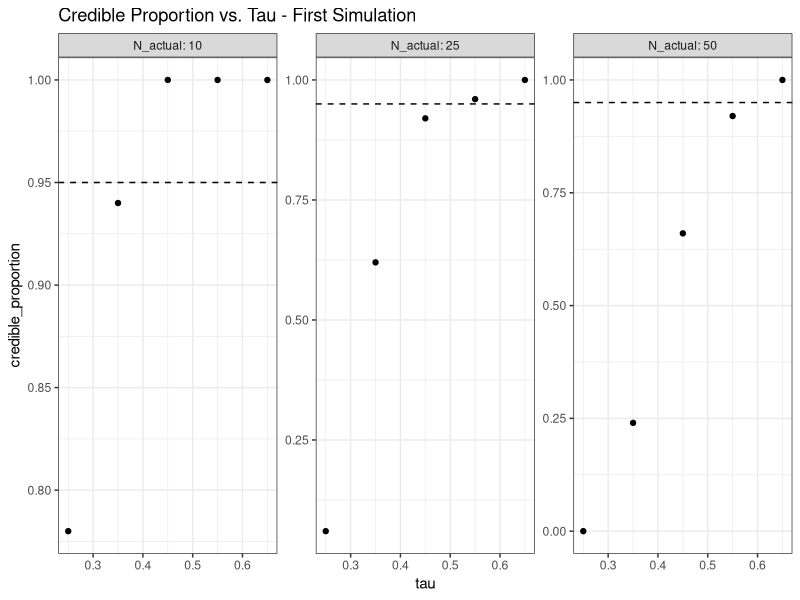
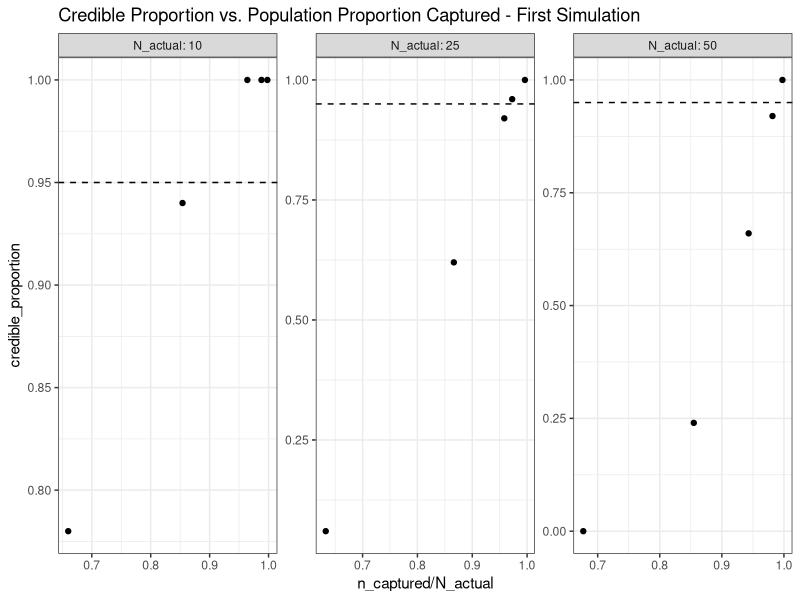
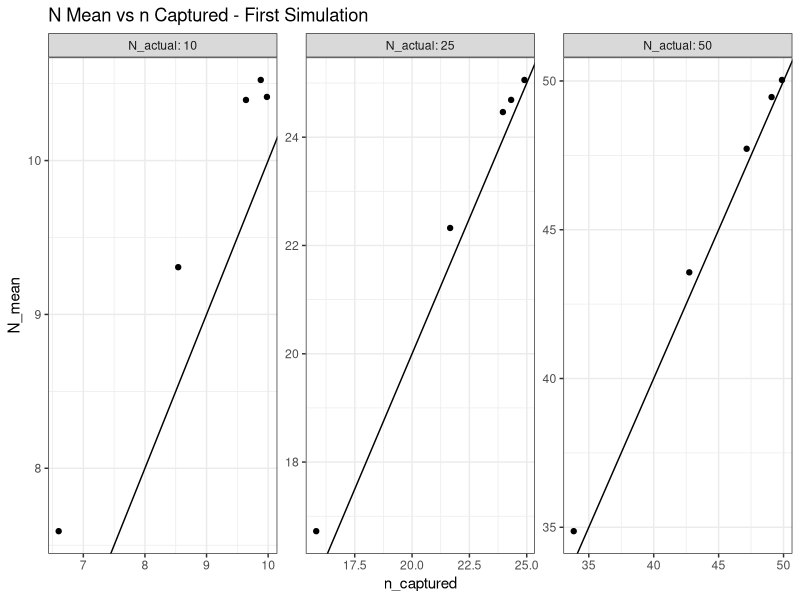
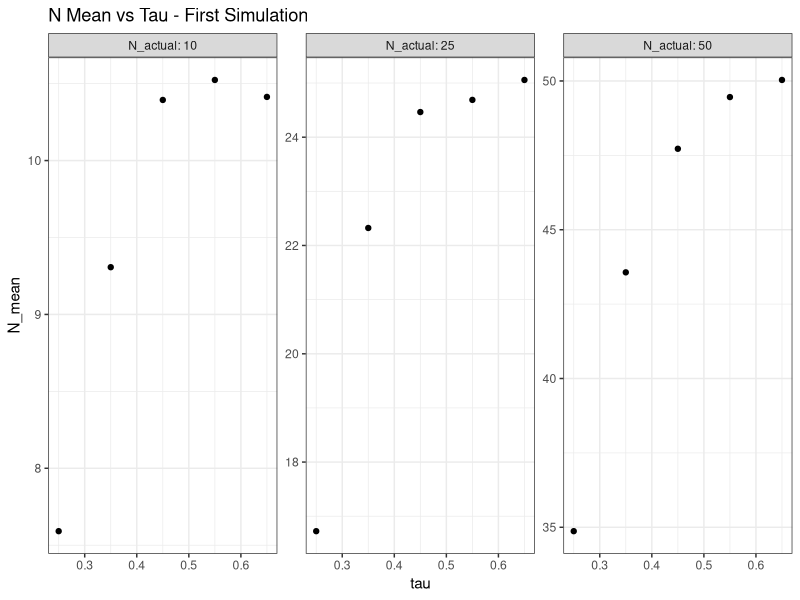
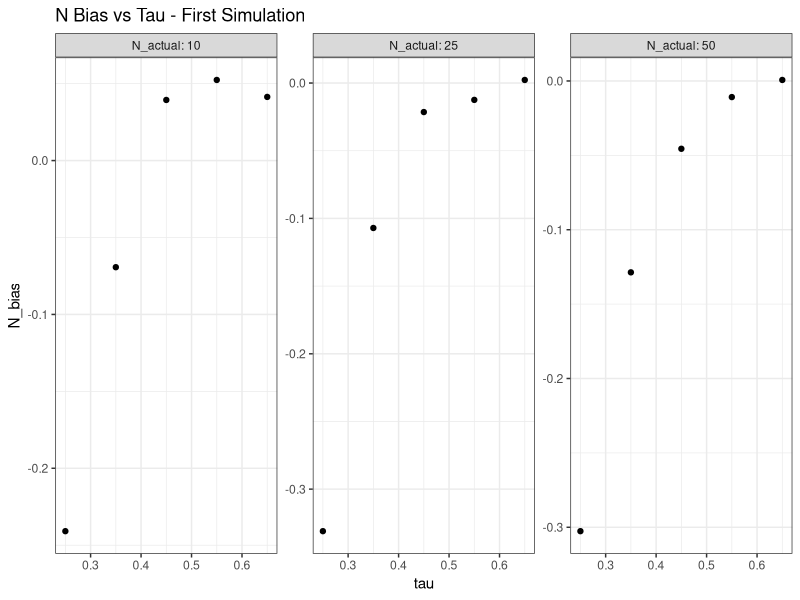
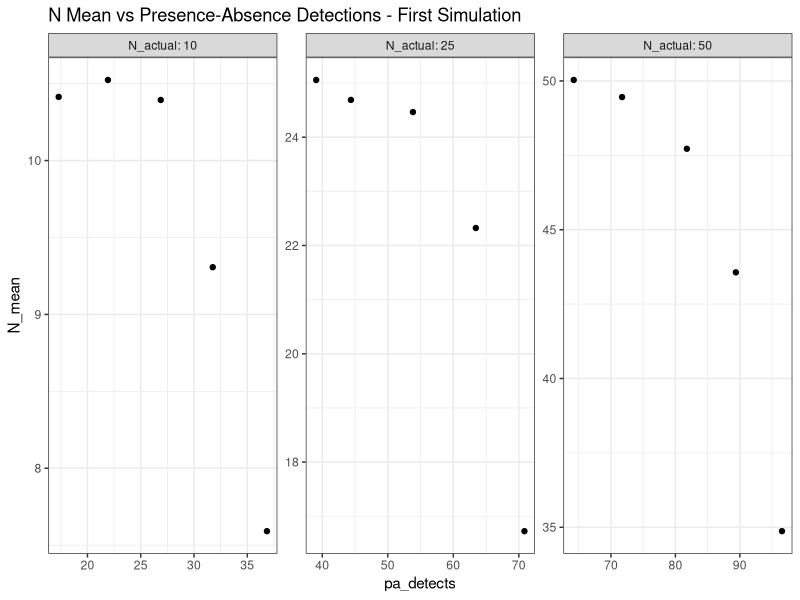
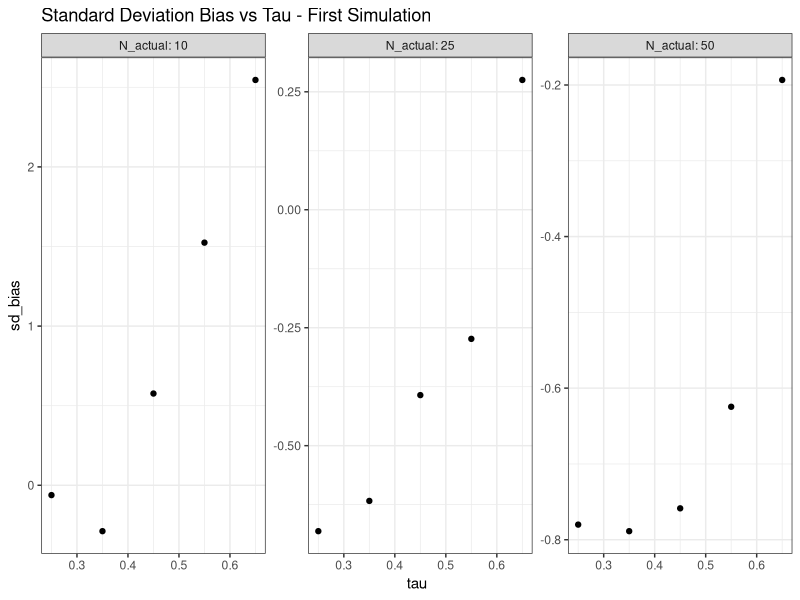
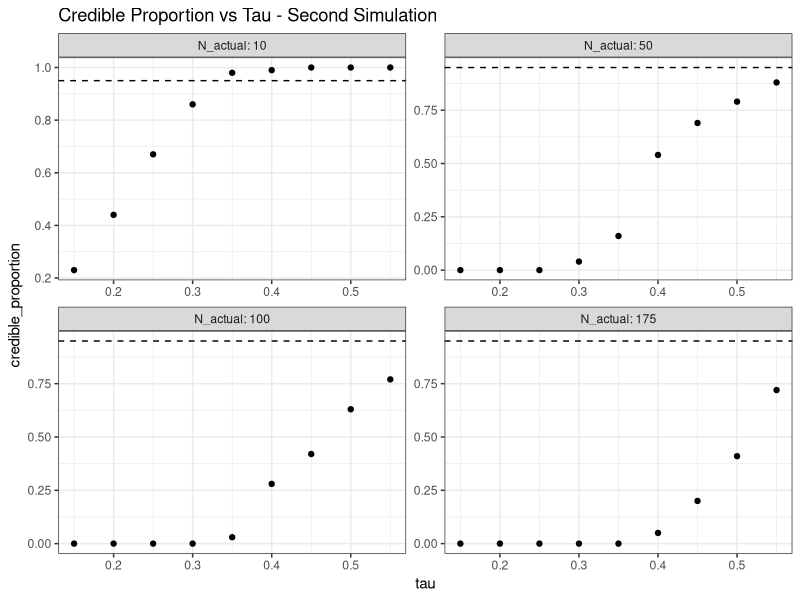

Reproduce these figures in R, in order. (Note: this script raises an error after producing the figures.)
## ---- chunk 1
knitr::opts_chunk$set(echo = FALSE)
knitr::opts_chunk$set(results = "hide")
library(ggplot2)
theme_set(theme_bw())
library(readr)
require(gridExtra)
library(cowplot)
summary_stats_SimStudy4 <- read_csv("summary_stats_SimStudy4.csv")
summary_stats_SimStudy5 <- read_csv("summary_stats_SimStudy5.csv")
summary_stats_SimStudy7 <- read_csv("summary_stats_SimStudy7.csv")
summary_stats_SimStudy8 <- read_csv("summary_stats_SimStudy8ReRun.csv")
summary_stats_SimStudy10 <- read_csv("summary_stats_SimStudy10.csv")
summary_stats_SimStudy12 <- read_csv("summary_stats_SimStudy12.csv")
## ---- chunk 2

ggplot(data = summary_stats_SimStudy4, mapping = aes(x = tau, y = credible_proportion)) +
  geom_point() +
  facet_wrap(vars(N_actual), scales = "free", labeller = label_both) +
  geom_hline(yintercept = 0.95, lty = 2) +
  ggtitle("Credible Proportion vs. Tau - First Simulation")

ggsave("SimStudy4_credible_proportion_vs_tau.png", device = "png")

ggplot(data = summary_stats_SimStudy4, mapping = aes(x = n_captured / N_actual, y = credible_proportion)) +
  geom_point() +
  facet_wrap(vars(N_actual), scales = "free", labeller = label_both) +
  geom_hline(yintercept = 0.95, lty = 2) +
  ggtitle("Credible Proportion vs. Population Proportion Captured - First Simulation")

ggsave("SimStudy4_credible_proportion_vs_pop_prop.png", device = "png")

ggplot(data = summary_stats_SimStudy4, mapping = aes(x = n_captured, y = N_mean)) +
  geom_point() +
  facet_wrap(vars(N_actual), scales = "free", labeller = label_both) +
  geom_abline(slope = 1) +
  ggtitle("N Mean vs n Captured - First Simulation")

ggsave("SimStudy4_N_mean_vs_n_captured.png", device = "png")

ggplot(data = summary_stats_SimStudy4, mapping = aes(x = tau, y = N_mean)) +
  geom_point() +
  facet_wrap(vars(N_actual), scales = "free", labeller = label_both) +
  ggtitle("N Mean vs Tau - First Simulation")
ggsave("SimStudy4_N_mean_vs_tau.png", device = "png")

ggplot(data = summary_stats_SimStudy4, mapping = aes(x = tau, y = N_bias)) +
  geom_point() +
  facet_wrap(vars(N_actual), scales = "free", labeller = label_both) +
  ggtitle("N Bias vs Tau - First Simulation")
ggsave("SimStudy4_N_bias_vs_tau.png", device = "png")

ggplot(data = summary_stats_SimStudy4, mapping = aes(x = pa_detects, y = N_mean)) +
  geom_point() +
  facet_wrap(vars(N_actual), scales = "free", labeller = label_both) +
  ggtitle("N Mean vs Presence-Absence Detections - First Simulation")
ggsave("SimStudy4_N_mean_vs_pa_detects.png", device = "png")

ggplot(data = summary_stats_SimStudy4, mapping = aes(x = tau, y = sd_bias)) +
  geom_point() +
  facet_wrap(vars(N_actual), scales = "free", labeller = label_both) +
  ggtitle("Standard Deviation Bias vs Tau - First Simulation")
ggsave("SimStudy4_sd_bias_vs_tau.png", device = "png")
## ---- chunk 3

SimStudy5 <- subset(summary_stats_SimStudy5, N_actual == 10 | N_actual == 50 | N_actual == 100 | N_actual == 175)

ggplot(data = SimStudy5, mapping = aes(x = tau, y = credible_proportion)) +
  geom_point() +
  facet_wrap(vars(N_actual), scales = "free", labeller = label_both) +
  geom_hline(yintercept = 0.95, lty = 2) +
  ggtitle("Credible Proportion vs Tau - Second Simulation")

ggsave("SimStudy5_credible_proportion_vs_tau.png", device = "png")

ggplot(data = SimStudy5, mapping = aes(x = n_captured / N_actual, y = credible_proportion)) +
  geom_point() +
  facet_wrap(vars(N_actual), scales = "free", labeller = label_both) +
  geom_hline(yintercept = 0.95, lty = 2) +
  ggtitle("Credible Proportion vs Population Proportion Captured - Second Simulation")

ggsave("SimStudy5_credible_proportion_vs_pop_prop.png", device = "png")

ggplot(data = SimStudy5, mapping = aes(x = n_captured, y = N_mean)) +
  geom_point() +
  facet_wrap(vars(N_actual), scales = "free", labeller = label_both) +
  geom_abline(slope = 1) +
  ggtitle("N Mean vs n Captured - Second Simulation")

ggsave("SimStudy5_N_mean_vs_n_captured.png", device = "png")

ggplot(data = SimStudy5, mapping = aes(x = tau, y = N_mean)) +
  geom_point() +
  facet_wrap(vars(N_actual), scales = "free", labeller = label_both) +
  ggtitle("N Mean vs Tau - Second Simulation")
ggsave("SimStudy5_N_mean_vs_tau.png", device = "png")

ggplot(data = SimStudy5, mapping = aes(x = tau, y = N_bias)) +
  geom_point() +
  facet_wrap(vars(N_actual), scales = "free", labeller = label_both) +
  ggtitle("N Bias vs Tau - Second Simulation")
ggsave("SimStudy5_N_bias_vs_tau.png", device = "png")

ggplot(data = SimStudy5, mapping = aes(x = pa_detects, y = N_mean)) +
  geom_point() +
  facet_wrap(vars(N_actual), scales = "free", labeller = label_both) +
  ggtitle("N Mean vs Presence-Absence Detections - Second Simulation")
ggsave("SimStudy5_N_mean_vs_pa_detects.png", device = "png")

ggplot(data = SimStudy5, mapping = aes(x = tau, y = sd_bias)) +
  geom_point() +
  facet_wrap(vars(N_actual), scales = "free", labeller = label_both) +
  ggtitle("Standard Deviation Bias vs Tau - Second Simulation")
ggsave("SimStudy5_sd_bias_vs_tau.png", device = "png")
## ---- chunk 4

SimStudy7 <- subset(summary_stats_SimStudy7, N_actual == 10 | N_actual == 175 & (nsites == 16 | nsites == 25))

ggplot(data = SimStudy7, mapping = aes(x = tau, y = credible_proportion)) +
  geom_point() +
  facet_wrap(vars(N_actual, ntraps), scales = "free", labeller = label_both) +
  geom_hline(yintercept = 0.95, lty = 2) +
  ggtitle("Credible Proportion vs Tau - Third Simulation")
ggsave("SimStudy7_credible_proportion_vs_tau.png", device = "png")

ggplot(data = SimStudy7, mapping = aes(x = n_captured / N_actual, y = credible_proportion)) +
  geom_point() +
  facet_wrap(vars(N_actual, ntraps), scales = "free", labeller = label_both) +
  geom_hline(yintercept = 0.95, lty = 2) +
  ggtitle("Credible Proportion vs Population Proportion Captured - Third Simulation")
ggsave("SimStudy7_credible_proportion_vs_pop_prop.png", device = "png")

ggplot(data = SimStudy7, mapping = aes(x = n_captured, y = N_mean)) +
  geom_point() +
  facet_wrap(vars(N_actual, ntraps), scales = "free", labeller = label_both) +
  geom_abline(slope = 1) +
  ggtitle("N Mean vs n Captured - Third Simulation")
ggsave("SimStudy7_N_mean_vs_n_captured.png", device = "png")

ggplot(data = SimStudy7, mapping = aes(x = tau, y = N_mean)) +
  geom_point() +
  facet_wrap(vars(N_actual, ntraps), scales = "free", labeller = label_both) +
  ggtitle("N Mean vs Tau - Third Simulation")
ggsave("SimStudy7_N_mean_vs_tau.png", device = "png")

ggplot(data = SimStudy7, mapping = aes(x = pa_detects, y = N_mean)) +
  geom_point() +
  facet_wrap(vars(N_actual, nsites), scales = "free", labeller = label_both) +
  ggtitle("N Mean vs Presence-Absence Detections - Third Simulation")
ggsave("SimStudy7_N_mean_vs_pa_detects.png", device = "png")

ggplot(data = SimStudy7, mapping = aes(x = tau, y = sd_bias)) +
  geom_point() +
  facet_wrap(vars(N_actual, ntraps, nsites), scales = "free", labeller = label_both) +
  ggtitle("Standard Deviation Bias vs Tau - Third Simulation")
ggsave("SimStudy7_sd_bias_vs_tau.png", device = "png")
## ---- chunk 5

pop_labeller <- function(x) paste0("Actual Population: ", x)

SimStudy8 <- subset(summary_stats_SimStudy8, (N_actual >= 75 & N_actual <= 200) & nsites == 100 & ntraps == 6)

ggplot(data = SimStudy8, mapping = aes(x = tau, y = credible_proportion)) +
  geom_point() +
  facet_wrap(vars(N_actual), scales = "free", labeller = as_labeller(pop_labeller)) +
  geom_hline(yintercept = 0.95, lty = 2, color = "red") +
  theme(plot.margin = margin(10, 10, 10, 10)) +
  xlab("Tau") +
  ylab("Credible Proportion")
ggsave("SimStudy8_credible_proportion_vs_tau.png", device = "png", dpi = 300)

ggplot(data = SimStudy8, mapping = aes(x = n_captured / N_actual, y = credible_proportion)) +
  geom_point() +
  facet_wrap(vars(N_actual), scales = "free", labeller = as_labeller(pop_labeller)) +
  geom_hline(yintercept = 0.95, lty = 2) +
  theme(plot.margin = margin(10, 10, 10, 10)) +
  xlab("Population Proportion Captured") +
  ylab("Credible Proportion")
ggsave("SimStudy8_credible_proportion_vs_pop_prop.png", device = "png", dpi = 300)


N_mean_n_captured_8 <- ggplot(data = SimStudy8, mapping = aes(x = n_captured, y = N_mean)) +
  geom_point() +
  facet_wrap(vars(N_actual), scales = "free", labeller = as_labeller(pop_labeller)) +
  geom_abline(slope = 1) +
  theme(plot.margin = margin(10, 10, 10, 10)) +
  ggtitle("A)") +
  xlab("Number Captured") +
  ylab("Population Estimate")
ggsave("SimStudy8_N_mean_vs_n_captured.png", device = "png", dpi = 300)

cor(SimStudy8$n_captured, SimStudy8$N_mean)


N_mean_tau_8 <- ggplot(data = SimStudy8, mapping = aes(x = tau, y = N_mean)) +
  geom_point() +
  facet_wrap(vars(N_actual), scales = "free", labeller = as_labeller(pop_labeller)) +
  geom_hline(data = SimStudy8, aes(yintercept = N_actual), lty = 2, color = "red") +
  theme(plot.margin = margin(10, 10, 10, 10)) +
  xlab("Tau") +
  ggtitle("A)") +
  ylab("Population Estimate")
ggsave("SimStudy8_N_mean_vs_tau.png", device = "png", dpi = 300)

cred_width_tau_8 <- ggplot(data = SimStudy8, mapping = aes(x = tau, y = credible_width)) +
  geom_point() +
  facet_wrap(vars(N_actual), scales = "free", labeller = as_labeller(pop_labeller)) +
  theme(plot.margin = margin(10, 10, 10, 10)) +
  xlab("Tau") +
  ggtitle("B)") +
  ylab("Credible Interval Width")
ggsave("SimStudy8_cred_width_vs_tau.png", device = "png", dpi = 300)


ggsave("SimStudy8_N_mean_cred_width_tau.png", arrangeGrob(N_mean_tau_8, cred_width_tau_8))

SimStudy8_pa <- subset(summary_stats_SimStudy8, (N_actual >= 75 & N_actual <= 200) & (nsites == 100) & ntraps == 6)
N_mean_pa_detects_8 <- ggplot(data = SimStudy8_pa, mapping = aes(x = pa_detects, y = N_mean)) +
  geom_point() +
  facet_wrap(vars(N_actual), scales = "free", labeller = as_labeller(pop_labeller)) +
  xlab("Presence-Absence Detections") +
  ggtitle("A)") +
  ylab("Population Estimate") +
  theme(plot.margin = margin(10, 20, 10, 10))
ggsave("SimStudy8_N_mean_vs_pa_detects.png", device = "png", dpi = 300)

pa_detects_n_captured_8 <- ggplot(data = SimStudy8_pa, mapping = aes(x = pa_detects, y = n_captured)) +
  geom_point() +
  facet_wrap(vars(N_actual), scales = "free", labeller = as_labeller(pop_labeller)) +
  theme(plot.margin = margin(10, 10, 10, 10)) +
  xlab("Presence-Absence Detections") +
  ggtitle("B)") +
  ylab("Number Captured")
ggsave("SimStudy8_pa_detections_vs_n_captured.png", device = "png", dpi = 300)

ggsave("SimStudy8_N_mean_pa_detects_n_captured.png", arrangeGrob(N_mean_pa_detects_8, pa_detects_n_captured_8))

sd_bias_tau_8 <- ggplot(data = SimStudy8, mapping = aes(x = tau, y = sd_bias)) +
  geom_point() +
  facet_wrap(vars(N_actual), scales = "free", labeller = as_labeller(pop_labeller)) +
  theme(plot.margin = margin(10, 10, 10, 10)) +
  xlab("Tau") +
  ggtitle("A)") +
  ylab("Standard Deviation Bias")
ggsave("SimStudy8_sd_bias_vs_tau.png", device = "png", dpi = 300)



sd_bias_pop_prop_8 <- ggplot(data = SimStudy8, mapping = aes(x = n_captured / N_actual, y = sd_bias)) +
  geom_point() +
  facet_wrap(vars(N_actual), scales = "free", labeller = as_labeller(pop_labeller)) +
  theme(plot.margin = margin(10, 10, 10, 10)) +
  xlab("Population Proportion Captured") +
  ylab("Standard Deviation Bias")
ggsave("SimStudy8_sd_bias_pop_prop.png", device = "png", dpi = 300)



ggplot(data = SimStudy8, mapping = aes(x = tau, y = psi0_mean)) +
  geom_point() +
  facet_wrap(vars(N_actual), scales = "free", labeller = as_labeller(pop_labeller)) +
  theme(plot.margin = margin(10, 10, 10, 10)) +
  xlab("Tau") +
  ylab("Psi Mean")
ggsave("SimStudy8_psi0_mean_tau.png", device = "png", dpi = 300)

SimStudy8_N_actual <- subset(summary_stats_SimStudy8, (nsites == 100) & ntraps == 3)

var_color <- "tau"

ggplot(data = SimStudy8_N_actual, mapping = aes(x = N_actual, y = N_mean, color = get(var_color))) +
  geom_point() +
  geom_abline(slope = 1, color = "red") +
  theme(plot.margin = margin(10, 10, 10, 10)) +
  xlab("Actual Population") +
  ylab("Population Estimate") +
  guides(color = guide_legend(title = var_color))
ggsave("SimStudy8_N_mean_vs_N_actual.png", device = "png", dpi = 300)
## ---- chunk 6

SimStudy10 <- subset(summary_stats_SimStudy10, N_actual == 200 & nsample_cap >= 8 & nsample_cap <= 10 & nsample_pa >= 8 & nsample_pa <= 10 & ntraps == 6)

ggplot(data = SimStudy10, mapping = aes(x = tau, y = credible_proportion)) +
  geom_point() +
  facet_wrap(vars(N_actual, ntraps, nsample_cap), scales = "free", labeller = label_both) +
  geom_hline(yintercept = 0.95, lty = 2) +
  ggtitle("Credible Proportion vs Tau")
ggsave("SimStudy10_credible_proportion_vs_tau.png", device = "png", height = 100, limitsize = F, dpi = 300)

ggplot(data = SimStudy10, mapping = aes(x = n_captured / N_actual, y = credible_proportion)) +
  geom_point() +
  facet_wrap(vars(N_actual, ntraps, nsample_cap), scales = "free", labeller = label_both) +
  geom_hline(yintercept = 0.95, lty = 2) +
  ggtitle("Credible Proportion vs Population Proportion Captured")
ggsave("SimStudy10_credible_proportion_vs_pop_prop.png", device = "png", dpi = 300)


ggplot(data = SimStudy10, mapping = aes(x = n_captured, y = N_mean)) +
  geom_point() +
  facet_wrap(vars(N_actual, ntraps, nsample_cap), scales = "free", labeller = label_both) +
  geom_abline(slope = 1) +
  ggtitle("N Mean vs. n Captured")
ggsave("SimStudy10_N_mean_vs_n_captured.png", device = "png", dpi = 300)

ggplot(data = SimStudy10, mapping = aes(x = tau, y = N_mean)) +
  geom_point() +
  facet_wrap(vars(N_actual, ntraps, nsample_cap), scales = "free", labeller = label_both) +
  ggtitle("N Mean vs. Tau")
ggsave("SimStudy10_N_mean_vs_tau.png", device = "png", dpi = 300)

ggplot(data = SimStudy10, mapping = aes(x = pa_detects, y = N_mean)) +
  geom_point() +
  facet_wrap(vars(tau, nsites, nsample_pa), scales = "free", labeller = label_both) +
  ggtitle("N Mean vs. Presence-Absence Detections")
ggsave("SimStudy10_N_mean_vs_pa_detects.png", device = "png", dpi = 300)

ggplot(data = SimStudy10, mapping = aes(x = tau, y = sd_bias)) +
  geom_point() +
  facet_wrap(vars(ntraps, nsample_pa, nsample_cap), scales = "free", labeller = label_both) +
  ggtitle("Standard Deviation Bias vs. Tau")
ggsave("SimStudy10_sd_bias_vs_tau.png", device = "png", dpi = 300)
## ---- chunk 7

p_labeller <- function(x) paste0("Capture Probability: ", x)

SimStudy12 <- subset(summary_stats_SimStudy12, N_actual == 500 & nsites == 64 & ntraps == 5 & delta == 1 & sigma == 1)

cred_prop_tau_12 <- ggplot(data = SimStudy12, mapping = aes(x = tau, y = credible_proportion)) +
  geom_point() +
  facet_wrap(vars(p), scales = "free", labeller = as_labeller(p_labeller)) +
  geom_hline(yintercept = 0.95, lty = 2) +
  theme(plot.margin = margin(10, 10, 10, 10)) +
  xlab("Tau") +
  ylab("Credible Proportion")
ggsave("SimStudy12_credible_proportion_vs_tau.png", device = "png", dpi = 300)

ggplot(data = SimStudy12, mapping = aes(x = n_captured / N_actual, y = credible_proportion)) +
  geom_point() +
  facet_wrap(vars(p), scales = "free", labeller = as_labeller(p_labeller)) +
  geom_hline(yintercept = 0.95, lty = 2) +
  theme(plot.margin = margin(10, 10, 10, 10)) +
  xlab("Population Proportion Captured") +
  ylab("Credible Proportion")
ggsave("SimStudy12_credible_proportion_vs_pop_prop.png", device = "png", dpi = 300)


ggplot(data = SimStudy12, mapping = aes(x = tau, y = credible_width)) +
  geom_point() +
  facet_wrap(vars(p), scales = "free", labeller = as_labeller(p_labeller)) +
  theme(plot.margin = margin(10, 10, 10, 10)) +
  xlab("Tau") +
  ylab("Credible Interval Width")
ggsave("SimStudy12_cred_width_vs_tau.png", device = "png", dpi = 300)



N_mean_n_captured_12 <- ggplot(data = SimStudy12, mapping = aes(x = n_captured, y = N_mean)) +
  geom_point() +
  facet_wrap(vars(p), scales = "free", labeller = as_labeller(p_labeller)) +
  geom_abline(slope = 1) +
  theme(plot.margin = margin(10, 10, 10, 10)) +
  ggtitle("B)") +
  xlab("Number Captured") +
  ylab("Population Estimate")
ggsave("SimStudy12_N_mean_vs_n_captured.png", device = "png", dpi = 300)

ggsave("N_mean_n_captured_8_12.png", arrangeGrob(N_mean_n_captured_8, N_mean_n_captured_12), height = 10)


cor(SimStudy12$n_captured, SimStudy12$N_mean)

ggplot(data = SimStudy12, mapping = aes(x = tau, y = N_mean)) +
  geom_point() +
  geom_hline(yintercept = 500, linetype = "dashed", color = "red") +
  facet_wrap(vars(p), scales = "free", labeller = as_labeller(p_labeller)) +
  theme(plot.margin = margin(10, 10, 10, 10)) +
  xlab("Tau") +
  ylab("Population Estimate")
ggsave("SimStudy12_N_mean_vs_tau.png", device = "png", dpi = 300)


SimStudy12_pa <- subset(summary_stats_SimStudy12, (N_actual == 10) & (nsites == 64) & ntraps == 5 & delta == 1 & sigma == 1)
ggplot(data = SimStudy12_pa, mapping = aes(x = pa_detects, y = N_mean)) +
  geom_point() +
  facet_wrap(vars(p), scales = "free", labeller = as_labeller(p_labeller)) +
  xlab("Total Presence-Absence Detections") +
  ylab("Population Estimate") +
  theme(plot.margin = margin(10, 20, 10, 10))
ggsave("SimStudy12_N_mean_vs_pa_detects.png", device = "png", dpi = 300)

ggplot(data = SimStudy12_pa, mapping = aes(x = n_captured, y = pa_detects)) +
  geom_point() +
  facet_wrap(vars(p), scales = "free", labeller = as_labeller(p_labeller)) +
  theme(plot.margin = margin(10, 10, 10, 10)) +
  xlab("Number Captured") +
  ylab("Presence-Absence Detections")
ggsave("SimStudy12_pa_detections_vs_n_captured.png", device = "png", dpi = 300)


sd_bias_tau_12 <- ggplot(data = SimStudy12, mapping = aes(x = tau, y = sd_bias)) +
  geom_point() +
  facet_wrap(vars(p), scales = "free", labeller = as_labeller(p_labeller)) +
  theme(plot.margin = margin(10, 10, 10, 10)) +
  xlab("Tau") +
  ggtitle("B)") +
  ylab("Standard Deviation Bias")
ggsave("SimStudy12_sd_bias_vs_tau.png", device = "png", dpi = 300)


ggsave("sd_bias_tau_8_12.png", device = "png", dpi = 300, arrangeGrob(sd_bias_tau_8, sd_bias_tau_12))

sd_bias_pop_prop_12 <- ggplot(data = SimStudy12, mapping = aes(x = n_captured / N_actual, y = sd_bias)) +
  geom_point() +
  facet_wrap(vars(p), scales = "free", labeller = as_labeller(p_labeller)) +
  theme(plot.margin = margin(10, 10, 10, 10)) +
  xlab("Population Proportion Captured") +
  ylab("Standard Deviation Bias")
ggsave("SimStudy12_sd_bias_pop_prop.png", device = "png", dpi = 300)

ggsave("sd_bias_pop_prop_8_12.png", device = "png", dpi = 300, arrangeGrob(sd_bias_pop_prop_8, sd_bias_pop_prop_12))

ggplot(data = SimStudy12, mapping = aes(x = tau, y = psi0_mean)) +
  geom_point() +
  facet_wrap(vars(p), scales = "free", labeller = as_labeller(p_labeller)) +
  theme(plot.margin = margin(10, 10, 10, 10)) +
  xlab("Tau") +
  ylab("Psi Mean")
ggsave("SimStudy12_psi0_mean_tau.png", device = "png", dpi = 300)


SimStudy12_delta_sigma <- subset(summary_stats_SimStudy12, N_actual == 500 & nsites == 64 & ntraps == 5 & p == 0.75)

cor(SimStudy12_delta_sigma$n_captured, SimStudy12_delta_sigma$N_mean)

N_mean_n_captured_delta_sigma_12 <- ggplot(data = SimStudy12_delta_sigma, mapping = aes(x = n_captured, y = N_mean)) +
  geom_point() +
  facet_wrap(vars(delta, sigma), scales = "free", labeller = label_both) +
  geom_abline(slope = 1) +
  theme(plot.margin = margin(10, 10, 10, 10)) +
  xlab("Number Captured") +
  ylab("Population Estimate")
ggsave("SimStudy12_N_mean_vs_n_captured_delta_sigma.png", device = "png", dpi = 300)
